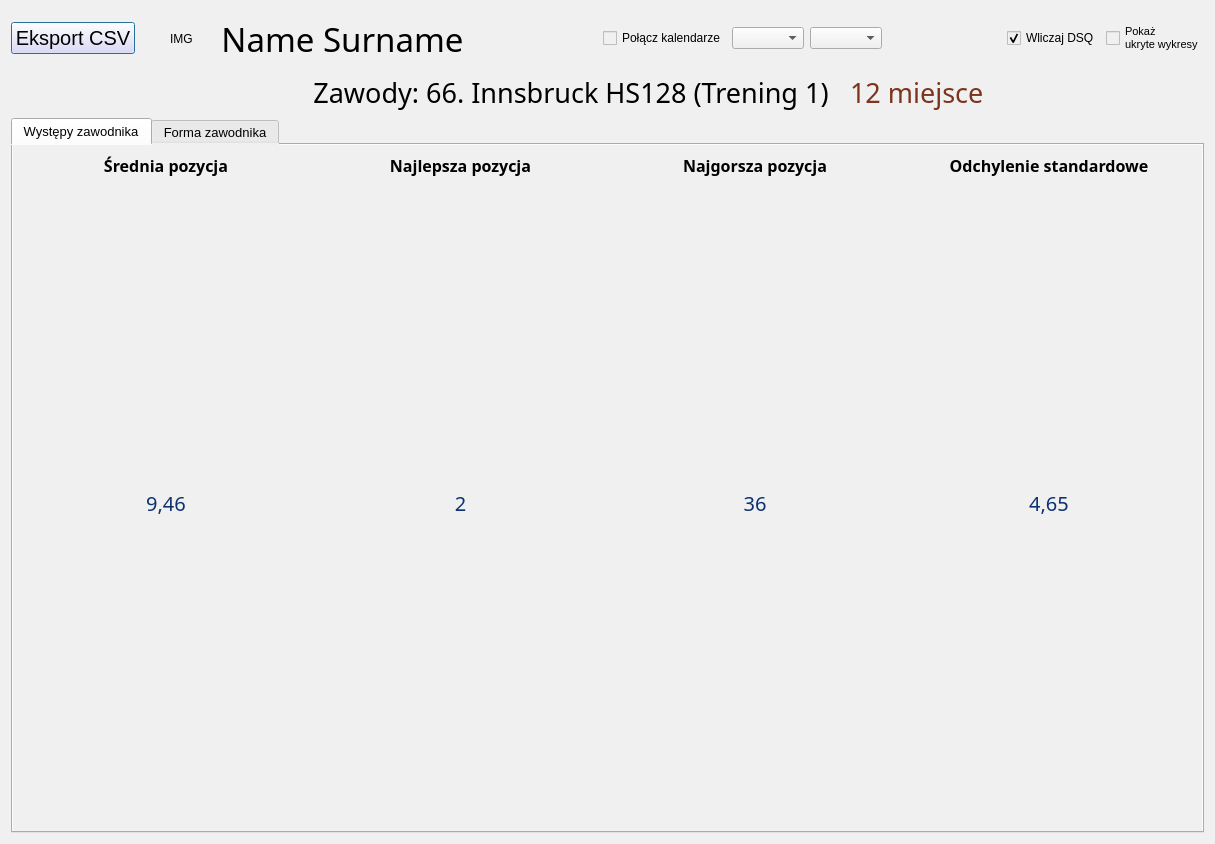
<?xml version="1.0" encoding="UTF-8"?>
<ui version="4.0">
 <class>JumperStatsWindow</class>
 <widget class="QDialog" name="JumperStatsWindow">
  <property name="geometry">
   <rect>
    <x>0</x>
    <y>0</y>
    <width>1215</width>
    <height>844</height>
   </rect>
  </property>
  <property name="acceptDrops">
   <bool>false</bool>
  </property>
  <property name="windowTitle">
   <string>Statystyki zawodnika</string>
  </property>
  <property name="styleSheet">
   <string notr="true">background-color: rgb(240, 240, 240); color: black;</string>
  </property>
  <layout class="QVBoxLayout" name="verticalLayout_2">
   <item>
    <layout class="QHBoxLayout" name="horizontalLayout" stretch="0,0,0,0,0,0,0,0,0,0,0,0,0,0,0,0,0,0,0,0,0">
     <item>
      <widget class="QPushButton" name="pushButton_csvExport">
       <property name="font">
        <font>
         <pointsize>15</pointsize>
        </font>
       </property>
       <property name="styleSheet">
        <string notr="true">background-color: rgb(236, 219, 255);</string>
       </property>
       <property name="text">
        <string>Eksport CSV</string>
       </property>
      </widget>
     </item>
     <item>
      <spacer name="horizontalSpacer_2">
       <property name="orientation">
        <enum>Qt::Horizontal</enum>
       </property>
       <property name="sizeType">
        <enum>QSizePolicy::Maximum</enum>
       </property>
       <property name="sizeHint" stdset="0">
        <size>
         <width>40</width>
         <height>20</height>
        </size>
       </property>
      </spacer>
     </item>
     <item>
      <widget class="QLabel" name="label_img">
       <property name="minimumSize">
        <size>
         <width>45</width>
         <height>55</height>
        </size>
       </property>
       <property name="maximumSize">
        <size>
         <width>45</width>
         <height>55</height>
        </size>
       </property>
       <property name="text">
        <string>IMG</string>
       </property>
      </widget>
     </item>
     <item>
      <widget class="QLabel" name="label_jumperNameAndSurname">
       <property name="sizePolicy">
        <sizepolicy hsizetype="Expanding" vsizetype="Preferred">
         <horstretch>0</horstretch>
         <verstretch>0</verstretch>
        </sizepolicy>
       </property>
       <property name="font">
        <font>
         <family>Quicksand Light</family>
         <pointsize>25</pointsize>
        </font>
       </property>
       <property name="text">
        <string>Name Surname</string>
       </property>
       <property name="alignment">
        <set>Qt::AlignCenter</set>
       </property>
      </widget>
     </item>
     <item>
      <spacer name="horizontalSpacer">
       <property name="orientation">
        <enum>Qt::Horizontal</enum>
       </property>
       <property name="sizeType">
        <enum>QSizePolicy::Maximum</enum>
       </property>
       <property name="sizeHint" stdset="0">
        <size>
         <width>40</width>
         <height>20</height>
        </size>
       </property>
      </spacer>
     </item>
     <item>
      <widget class="QLabel" name="label_jumperFlag">
       <property name="sizePolicy">
        <sizepolicy hsizetype="Maximum" vsizetype="Preferred">
         <horstretch>0</horstretch>
         <verstretch>0</verstretch>
        </sizepolicy>
       </property>
       <property name="minimumSize">
        <size>
         <width>70</width>
         <height>47</height>
        </size>
       </property>
       <property name="maximumSize">
        <size>
         <width>70</width>
         <height>47</height>
        </size>
       </property>
       <property name="font">
        <font>
         <family>Quicksand Light</family>
         <pointsize>15</pointsize>
        </font>
       </property>
       <property name="text">
        <string>&lt;FLAG&gt;</string>
       </property>
       <property name="alignment">
        <set>Qt::AlignCenter</set>
       </property>
      </widget>
     </item>
     <item>
      <spacer name="horizontalSpacer_3">
       <property name="orientation">
        <enum>Qt::Horizontal</enum>
       </property>
       <property name="sizeHint" stdset="0">
        <size>
         <width>40</width>
         <height>20</height>
        </size>
       </property>
      </spacer>
     </item>
     <item>
      <widget class="QCheckBox" name="checkBox_mergeCalendars">
       <property name="text">
        <string>Połącz kalendarze</string>
       </property>
      </widget>
     </item>
     <item>
      <widget class="QComboBox" name="comboBox_calendar"/>
     </item>
     <item>
      <widget class="QComboBox" name="comboBox_hillFilter"/>
     </item>
     <item>
      <spacer name="horizontalSpacer_12">
       <property name="orientation">
        <enum>Qt::Horizontal</enum>
       </property>
       <property name="sizeType">
        <enum>QSizePolicy::Maximum</enum>
       </property>
       <property name="sizeHint" stdset="0">
        <size>
         <width>35</width>
         <height>20</height>
        </size>
       </property>
      </spacer>
     </item>
     <item>
      <layout class="QVBoxLayout" name="verticalLayout_classificationsComboBoxes"/>
     </item>
     <item>
      <spacer name="horizontalSpacer_6">
       <property name="orientation">
        <enum>Qt::Horizontal</enum>
       </property>
       <property name="sizeType">
        <enum>QSizePolicy::Maximum</enum>
       </property>
       <property name="sizeHint" stdset="0">
        <size>
         <width>35</width>
         <height>20</height>
        </size>
       </property>
      </spacer>
     </item>
     <item>
      <layout class="QVBoxLayout" name="verticalLayout_rangeComboBoxes"/>
     </item>
     <item>
      <spacer name="horizontalSpacer_4">
       <property name="orientation">
        <enum>Qt::Horizontal</enum>
       </property>
       <property name="sizeType">
        <enum>QSizePolicy::Maximum</enum>
       </property>
       <property name="sizeHint" stdset="0">
        <size>
         <width>35</width>
         <height>20</height>
        </size>
       </property>
      </spacer>
     </item>
     <item>
      <layout class="QVBoxLayout" name="verticalLayout_hillTypesCheckBoxes"/>
     </item>
     <item>
      <spacer name="horizontalSpacer_11">
       <property name="orientation">
        <enum>Qt::Horizontal</enum>
       </property>
       <property name="sizeType">
        <enum>QSizePolicy::Maximum</enum>
       </property>
       <property name="sizeHint" stdset="0">
        <size>
         <width>35</width>
         <height>20</height>
        </size>
       </property>
      </spacer>
     </item>
     <item>
      <layout class="QVBoxLayout" name="verticalLayout_serieTypesCheckBoxes"/>
     </item>
     <item>
      <spacer name="horizontalSpacer_5">
       <property name="orientation">
        <enum>Qt::Horizontal</enum>
       </property>
       <property name="sizeType">
        <enum>QSizePolicy::Maximum</enum>
       </property>
       <property name="sizeHint" stdset="0">
        <size>
         <width>35</width>
         <height>20</height>
        </size>
       </property>
      </spacer>
     </item>
     <item>
      <widget class="QCheckBox" name="checkBox_withDSQ">
       <property name="text">
        <string>Wliczaj DSQ</string>
       </property>
       <property name="checked">
        <bool>true</bool>
       </property>
      </widget>
     </item>
     <item>
      <widget class="QCheckBox" name="checkBox">
       <property name="font">
        <font>
         <pointsize>8</pointsize>
        </font>
       </property>
       <property name="text">
        <string>Pokaż
ukryte wykresy</string>
       </property>
       <property name="checked">
        <bool>false</bool>
       </property>
      </widget>
     </item>
    </layout>
   </item>
   <item>
    <layout class="QHBoxLayout" name="horizontalLayout_3">
     <item>
      <spacer name="horizontalSpacer_7">
       <property name="orientation">
        <enum>Qt::Horizontal</enum>
       </property>
       <property name="sizeHint" stdset="0">
        <size>
         <width>40</width>
         <height>20</height>
        </size>
       </property>
      </spacer>
     </item>
     <item>
      <widget class="QLabel" name="label_hillFlag">
       <property name="minimumSize">
        <size>
         <width>60</width>
         <height>40</height>
        </size>
       </property>
       <property name="maximumSize">
        <size>
         <width>60</width>
         <height>40</height>
        </size>
       </property>
       <property name="text">
        <string>&lt;FLAG&gt;</string>
       </property>
      </widget>
     </item>
     <item>
      <spacer name="horizontalSpacer_9">
       <property name="orientation">
        <enum>Qt::Horizontal</enum>
       </property>
       <property name="sizeType">
        <enum>QSizePolicy::Maximum</enum>
       </property>
       <property name="sizeHint" stdset="0">
        <size>
         <width>15</width>
         <height>20</height>
        </size>
       </property>
      </spacer>
     </item>
     <item>
      <widget class="QLabel" name="label_chartCompetition">
       <property name="font">
        <font>
         <family>Quicksand Medium</family>
         <pointsize>20</pointsize>
         <bold>false</bold>
        </font>
       </property>
       <property name="text">
        <string>Zawody: 66. Innsbruck HS128 (Trening 1)</string>
       </property>
       <property name="alignment">
        <set>Qt::AlignCenter</set>
       </property>
      </widget>
     </item>
     <item>
      <spacer name="horizontalSpacer_10">
       <property name="orientation">
        <enum>Qt::Horizontal</enum>
       </property>
       <property name="sizeType">
        <enum>QSizePolicy::Maximum</enum>
       </property>
       <property name="sizeHint" stdset="0">
        <size>
         <width>15</width>
         <height>20</height>
        </size>
       </property>
      </spacer>
     </item>
     <item>
      <widget class="QLabel" name="label_chartStat">
       <property name="font">
        <font>
         <family>Quicksand</family>
         <pointsize>20</pointsize>
        </font>
       </property>
       <property name="styleSheet">
        <string notr="true">color: rgb(124, 52, 28);</string>
       </property>
       <property name="text">
        <string>12 miejsce</string>
       </property>
      </widget>
     </item>
     <item>
      <spacer name="horizontalSpacer_8">
       <property name="orientation">
        <enum>Qt::Horizontal</enum>
       </property>
       <property name="sizeHint" stdset="0">
        <size>
         <width>40</width>
         <height>20</height>
        </size>
       </property>
      </spacer>
     </item>
    </layout>
   </item>
   <item>
    <widget class="QTabWidget" name="tabWidget">
     <property name="font">
      <font>
       <family>Segoe UI</family>
       <pointsize>10</pointsize>
      </font>
     </property>
     <property name="currentIndex">
      <number>0</number>
     </property>
     <widget class="QWidget" name="tab_apperances">
      <attribute name="title">
       <string>Występy zawodnika</string>
      </attribute>
      <layout class="QVBoxLayout" name="verticalLayout" stretch="1,0">
       <item>
        <layout class="QVBoxLayout" name="verticalLayout_jumperApperancesChart"/>
       </item>
       <item>
        <layout class="QHBoxLayout" name="horizontalLayout_2">
         <item>
          <layout class="QVBoxLayout" name="verticalLayout_3">
           <item>
            <widget class="QLabel" name="label_3">
             <property name="sizePolicy">
              <sizepolicy hsizetype="Preferred" vsizetype="Maximum">
               <horstretch>0</horstretch>
               <verstretch>0</verstretch>
              </sizepolicy>
             </property>
             <property name="font">
              <font>
               <family>Quicksand SemiBold</family>
               <pointsize>12</pointsize>
               <bold>true</bold>
              </font>
             </property>
             <property name="text">
              <string>Średnia pozycja</string>
             </property>
             <property name="alignment">
              <set>Qt::AlignHCenter|Qt::AlignTop</set>
             </property>
             <property name="wordWrap">
              <bool>false</bool>
             </property>
            </widget>
           </item>
           <item>
            <widget class="QLabel" name="label_averagePos">
             <property name="font">
              <font>
               <family>Quicksand</family>
               <pointsize>15</pointsize>
              </font>
             </property>
             <property name="styleSheet">
              <string notr="true">color: rgb(11, 49, 112)</string>
             </property>
             <property name="text">
              <string>9,46</string>
             </property>
             <property name="alignment">
              <set>Qt::AlignCenter</set>
             </property>
            </widget>
           </item>
          </layout>
         </item>
         <item>
          <layout class="QVBoxLayout" name="verticalLayout_4">
           <item>
            <widget class="QLabel" name="label_5">
             <property name="sizePolicy">
              <sizepolicy hsizetype="Preferred" vsizetype="Maximum">
               <horstretch>0</horstretch>
               <verstretch>0</verstretch>
              </sizepolicy>
             </property>
             <property name="font">
              <font>
               <family>Quicksand SemiBold</family>
               <pointsize>12</pointsize>
               <bold>true</bold>
              </font>
             </property>
             <property name="text">
              <string>Najlepsza pozycja</string>
             </property>
             <property name="alignment">
              <set>Qt::AlignHCenter|Qt::AlignTop</set>
             </property>
             <property name="wordWrap">
              <bool>false</bool>
             </property>
            </widget>
           </item>
           <item>
            <widget class="QLabel" name="label_bestPos">
             <property name="font">
              <font>
               <family>Quicksand</family>
               <pointsize>15</pointsize>
              </font>
             </property>
             <property name="styleSheet">
              <string notr="true">color: rgb(11, 49, 112)</string>
             </property>
             <property name="text">
              <string>2</string>
             </property>
             <property name="alignment">
              <set>Qt::AlignCenter</set>
             </property>
            </widget>
           </item>
          </layout>
         </item>
         <item>
          <layout class="QVBoxLayout" name="verticalLayout_5">
           <item>
            <widget class="QLabel" name="label_7">
             <property name="sizePolicy">
              <sizepolicy hsizetype="Preferred" vsizetype="Maximum">
               <horstretch>0</horstretch>
               <verstretch>0</verstretch>
              </sizepolicy>
             </property>
             <property name="font">
              <font>
               <family>Quicksand SemiBold</family>
               <pointsize>12</pointsize>
               <bold>true</bold>
              </font>
             </property>
             <property name="text">
              <string>Najgorsza pozycja</string>
             </property>
             <property name="alignment">
              <set>Qt::AlignHCenter|Qt::AlignTop</set>
             </property>
             <property name="wordWrap">
              <bool>false</bool>
             </property>
            </widget>
           </item>
           <item>
            <widget class="QLabel" name="label_worstPos">
             <property name="font">
              <font>
               <family>Quicksand</family>
               <pointsize>15</pointsize>
              </font>
             </property>
             <property name="styleSheet">
              <string notr="true">color: rgb(11, 49, 112)</string>
             </property>
             <property name="text">
              <string>36</string>
             </property>
             <property name="alignment">
              <set>Qt::AlignCenter</set>
             </property>
            </widget>
           </item>
          </layout>
         </item>
         <item>
          <layout class="QVBoxLayout" name="verticalLayout_6">
           <item>
            <widget class="QLabel" name="label_9">
             <property name="sizePolicy">
              <sizepolicy hsizetype="Preferred" vsizetype="Maximum">
               <horstretch>0</horstretch>
               <verstretch>0</verstretch>
              </sizepolicy>
             </property>
             <property name="font">
              <font>
               <family>Quicksand SemiBold</family>
               <pointsize>12</pointsize>
               <bold>true</bold>
              </font>
             </property>
             <property name="text">
              <string>Odchylenie standardowe</string>
             </property>
             <property name="alignment">
              <set>Qt::AlignHCenter|Qt::AlignTop</set>
             </property>
             <property name="wordWrap">
              <bool>false</bool>
             </property>
            </widget>
           </item>
           <item>
            <widget class="QLabel" name="label_standardDeviation">
             <property name="font">
              <font>
               <family>Quicksand</family>
               <pointsize>15</pointsize>
              </font>
             </property>
             <property name="styleSheet">
              <string notr="true">color: rgb(11, 49, 112)</string>
             </property>
             <property name="text">
              <string>4,65</string>
             </property>
             <property name="alignment">
              <set>Qt::AlignCenter</set>
             </property>
            </widget>
           </item>
          </layout>
         </item>
        </layout>
       </item>
      </layout>
     </widget>
     <widget class="QWidget" name="tab_form">
      <attribute name="title">
       <string>Forma zawodnika</string>
      </attribute>
      <layout class="QVBoxLayout" name="verticalLayout_11">
       <item>
        <widget class="QScrollArea" name="scrollArea">
         <property name="widgetResizable">
          <bool>true</bool>
         </property>
         <widget class="QWidget" name="scrollAreaWidgetContents">
          <property name="geometry">
           <rect>
            <x>0</x>
            <y>0</y>
            <width>98</width>
            <height>28</height>
           </rect>
          </property>
          <layout class="QVBoxLayout" name="verticalLayout_7">
           <property name="spacing">
            <number>4</number>
           </property>
           <property name="leftMargin">
            <number>5</number>
           </property>
           <property name="topMargin">
            <number>5</number>
           </property>
           <property name="rightMargin">
            <number>5</number>
           </property>
           <property name="bottomMargin">
            <number>5</number>
           </property>
           <item>
            <layout class="QVBoxLayout" name="verticalLayout_charts">
             <property name="spacing">
              <number>6</number>
             </property>
             <item>
              <layout class="QVBoxLayout" name="verticalLayout_judgesPointsChart"/>
             </item>
             <item>
              <layout class="QVBoxLayout" name="verticalLayout_formChart"/>
             </item>
            </layout>
           </item>
          </layout>
         </widget>
        </widget>
       </item>
      </layout>
     </widget>
    </widget>
   </item>
  </layout>
 </widget>
 <resources/>
 <connections/>
</ui>
